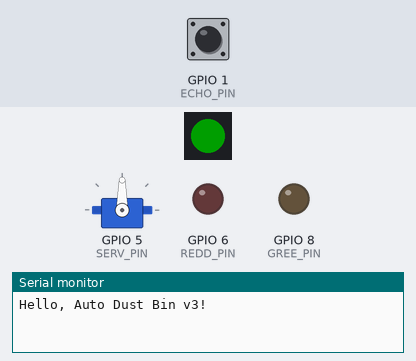
Recording of a program running on a simulated ESP32-C3. Parts: servo, 1 RGB LEDs in strip order, left to right, output pins drawn as LEDs (lit = HIGH), the last lines printed to the serial monitor. Inputs (shaded band) come from the test bench; at power-on: GPIO 1 (ECHO_PIN) LOW. Dim RGB values are drawn brighter than linear; pins used as bus, display or sensor lines are not drawn.

Above: at 0.1 s.
At 1.8 s:
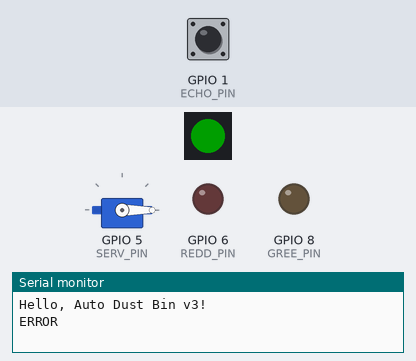
1.9 s: GPIO 1 (ECHO_PIN) pulsed HIGH 2 times (0.12 s each, 0.3 s apart)
At 3.7 s:
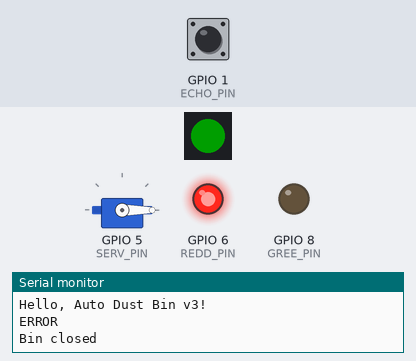
Timing chart, 0 to 5.8 s (numbered marks = the images above; inputs shaded):
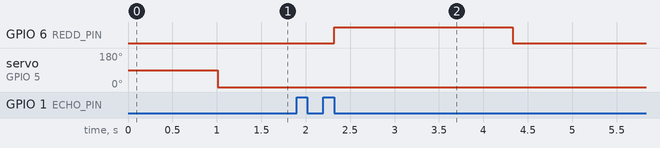

The program:

main.cpp
```cpp
#include <Arduino.h>
#include <Adafruit_NeoPixel.h>
#include <Servo.h>

constexpr uint8_t TRIG_PIN = 3;
constexpr uint8_t ECHO_PIN = 1;
constexpr uint8_t REDD_PIN = 6;
constexpr uint8_t GREE_PIN = 8;
constexpr uint8_t SERV_PIN = 5;

constexpr uint8_t THRESHOLD_CM = 20; // This is the distance from sensor in cm to open lid

Adafruit_NeoPixel strip(1, 10, NEO_GRB + NEO_KHZ800); // 1 LED on GPIO10

Servo servo;

void setup() {
  // put your setup code here, to run once:
  Serial.begin(115200);
  Serial.println("Hello, Auto Dust Bin v3!");

  pinMode(TRIG_PIN, OUTPUT);
  pinMode(ECHO_PIN, INPUT);
  pinMode(REDD_PIN, OUTPUT);
  pinMode(GREE_PIN, OUTPUT);
  servo.attach(SERV_PIN);

  strip.begin();
  strip.setBrightness(30);
  strip.show();
  strip.setPixelColor(0, strip.Color(0,255,0)); // RED
  strip.show();
}

void loop() {
  // put your main code here, to run repeatedly:
  digitalWrite(TRIG_PIN, HIGH);
  delay(10);
  digitalWrite(TRIG_PIN, LOW);

  int distance = pulseIn(ECHO_PIN, HIGH);
  distance = distance / 58; // Converts raw input to centimetres

  if (distance == 0) { // This means the sensor is not working or connected.
    servo.write(0);
    digitalWrite(REDD_PIN, LOW);
    digitalWrite(GREE_PIN, LOW);
    Serial.println("ERROR");
  } else if (distance > 20) { // Close the bin
    servo.write(0);
    digitalWrite(REDD_PIN, HIGH);
    digitalWrite(GREE_PIN, LOW);
    Serial.println("Bin closed");
  } else if (distance <= 20) { // Open the bin
    servo.write(104);
    digitalWrite(REDD_PIN, LOW);
    digitalWrite(GREE_PIN, HIGH);
    Serial.println("Bin open");
  }

  delay(1000); // Wait 1s
}
```

Measured:
- after the input at 1.9 s, GPIO 6 (REDD_PIN): LOW → HIGH after 0.42 s, → LOW 2.0 s later
